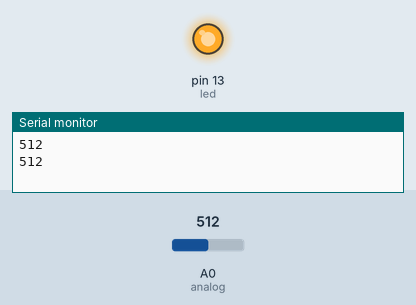
Simulated run of this sketch. Board: Arduino Uno, built with avr-gcc and run on an emulated ATmega328P. On the bench: output pins drawn as LEDs (lit = HIGH), the last lines printed to the serial monitor. The inputs (shaded band) are chosen by the test bench; at power-on: A0 (analog) = 512.

Above: at 1.8 s.
1.9 s: A0 (analog) set to 413
3.4 s: A0 (analog) set to 389
At 4.6 s:
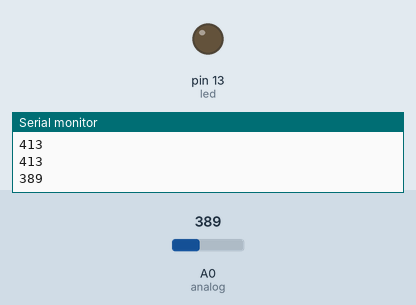
5.5 s: A0 (analog) set to 410
At 7.2 s:
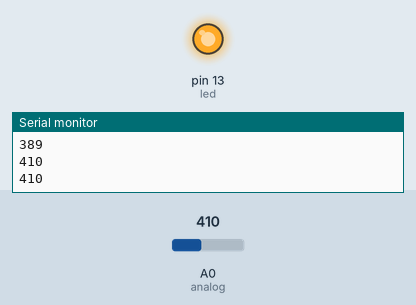
7.5 s: A0 (analog) set to 390
At 8.9 s:
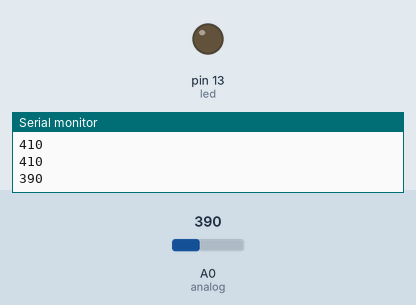
Timing chart, 0 to 10.5 s (numbered marks = the images above; inputs shaded):
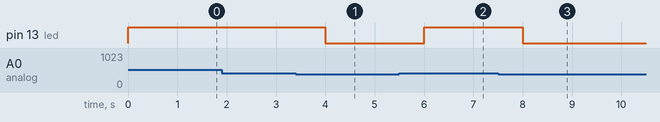

Measured:
- the behaviour switches between 401 and 400 on A0 (analog) (found by bisection; images 0 and 1)
- after the input at 3.4 s, pin 13 (led): HIGH → LOW after 0.60 s
- after the input at 5.5 s, pin 13 (led): LOW → HIGH after 0.50 s
- after the input at 7.5 s, pin 13 (led): HIGH → LOW after 0.50 s

The sketch:

main.ino
```cpp
int analog=A0;
int led=13;
int limite=400;

 void setup(){
  pinMode(led, OUTPUT);
  Serial.begin(9600);
 }
 void loop(){
  int avalor = analogRead(analog);
  if(avalor > limite) {
    digitalWrite(led, HIGH);
  }
  else {
    digitalWrite(led, LOW);
  }
  Serial.println(avalor);
  delay(1000);
 }
```
